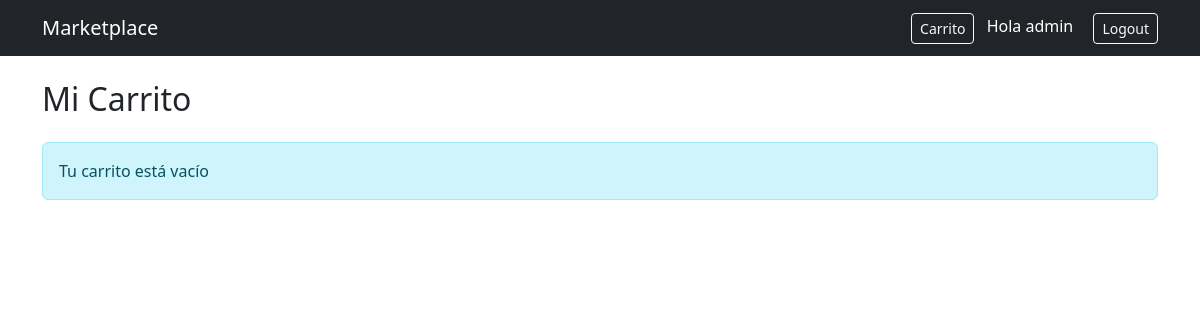
The page /cart/ (signed in) on the database as committed earlier.
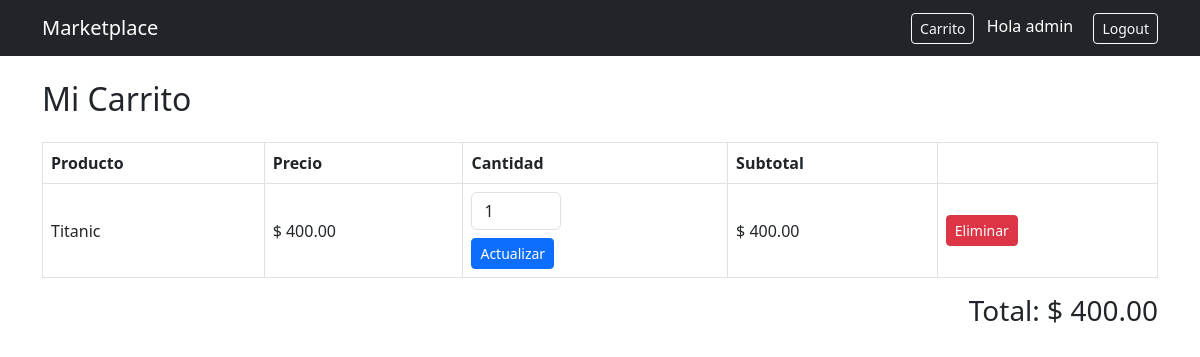
The same page on the database as committed later.
### store/models.py (models this page shows, shortened)
class CartItem(models.Model):
    id = models.UUIDField(primary_key=True, default=uuid.uuid4, editable=False)
    cart = models.ForeignKey(
        Cart,
        on_delete=models.CASCADE
    )
    product = models.ForeignKey(
        Product,
        on_delete=models.CASCADE
    )
    quantity = models.PositiveIntegerField(default=1)
    class Meta:
        unique_together = ('cart', 'product')
    @property
    def subtotal(self):
        return self.product.price * self.quantity

class Product(models.Model):
    id = models.UUIDField(primary_key=True, default=uuid.uuid4, editable=False)
    name = models.CharField(max_length=150)
    description = models.TextField()
    image = models.ImageField(
        upload_to='upload/',
        blank=True,
        null=True
    )
    price = models.DecimalField(max_digits=10, decimal_places=2)
    stock = models.PositiveIntegerField(default=0)
    owner = models.ForeignKey(
        User,
        on_delete=models.CASCADE,
        related_name='products'
    )
    categories = models.ManyToManyField(
        Category,
        related_name='products'
    )
    created_at = models.DateTimeField(auto_now_add=True)

class Cart(models.Model):
    id = models.UUIDField(primary_key=True, default=uuid.uuid4, editable=False)
    user = models.ForeignKey(
        User,
        on_delete=models.CASCADE,
        related_name='carts'
    )
    products = models.ManyToManyField(
        Product,
        through='CartItem',
        related_name='carts'
    )
    created_at = models.DateTimeField(auto_now_add=True)
    @property
    def total(self):
        return sum(item.subtotal for item in self.cartitem_set.all())

### store/views.py (the view)
# urls.py: path('cart/', views.cart_detail, name='cart_detail'),
@login_required
def cart_detail(request):
    cart, created = Cart.objects.get_or_create(
        user=request.user
    )
    return render(request, 'store/cart_detail.html', {
        'cart': cart
    })

### store/templates/store/cart_detail.html (shortened to what this page needs)
{% extends 'store/base.html' %}
{% block content %}
<h2 class="mb-4">Mi Carrito</h2>
{% if cart.cartitem_set.all %}
<table class="table table-bordered align-middle">
    <thead>
        <tr>
            <th>Producto</th>
            <th>Precio</th>
            <th>Cantidad</th>
            <th>Subtotal</th>
            <th></th>
        </tr>
    </thead>
    <tbody>
    {% for item in cart.cartitem_set.all %}
        <tr>
            <td>
                {{ item.product.name }}
            </td>
            <td>
                $ {{ item.product.price }}
            </td>
            <td>
                <form method="POST"
                      action="{% url 'update_cart_item' item.id %}">
                    <input type="number"
                           name="quantity"
                           value="{{ item.quantity }}"
                           min="1"
                           class="form-control"
                           style="width:90px;">
                    <button class="btn btn-sm btn-primary mt-2">
                        Actualizar
                    </button>
                </form>
            </td>
            <td>
                $ {{ item.subtotal }}
            </td>
            <td>
                <a href="{% url 'remove_from_cart' item.id %}"
                   class="btn btn-danger btn-sm">
                    Eliminar
                </a>
            </td>
        </tr>
    {% endfor %}
    </tbody>
</table>
<div class="text-end">
    <h3>Total: $ {{ cart.total }}</h3>
</div>
{% else %}
<div class="alert alert-info">
    Tu carrito está vacío
</div>
{% endif %}
{% endblock %}

Rows that differ between the two databases and show on the page:
added CartItem: product.name "Titanic", product.price "400.00", quantity "1", subtotal "400.00"
added Cart: total "400.00"
Other text that changed with them:
text no longer shown: "Tu carrito está vacío"
text now shown: "Producto Precio Cantidad Subtotal Total: $"
